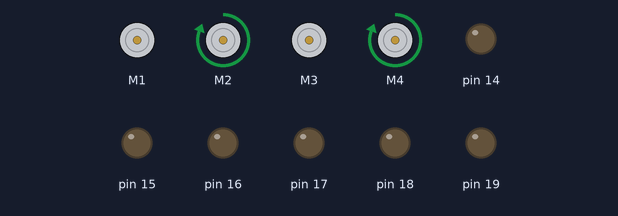
Recording of a sketch running on a simulated Arduino Uno, built with avr-gcc and run on an emulated ATmega328P. Shown: 4 × DC motor (green arrow = forward, orange = backward, longer = faster), output pins drawn as LEDs (lit = HIGH).

Above: at 0.1 s.
Timing chart, 0 to 1.6 s (numbered marks = the images above):
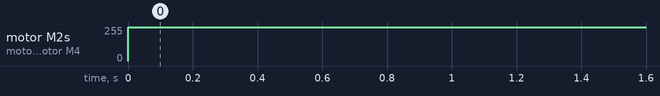

The sketch:

full_on.ino
```cpp
#include <AFMotor.h>

AF_DCMotor motor1(1);
AF_DCMotor motor2(2);
AF_DCMotor motor3(3);
AF_DCMotor motor4(4);

char bt='S';
void setup()
{
  Serial.begin(9600);

  pinMode(14,OUTPUT);
  pinMode(15,OUTPUT);
  pinMode(16,OUTPUT);
  pinMode(17,OUTPUT);
  pinMode(18,OUTPUT);
  pinMode(19,OUTPUT);

  motor1.setSpeed(255);
  motor2.setSpeed(255);
  motor3.setSpeed(255);
  motor4.setSpeed(255);
  Stop();
}


void loop() {

}

void Stop() {
  motor1.run(RELEASE);
  motor3.run(RELEASE);
  motor2.run(FORWARD);
  motor4.run(FORWARD);
}
```

Measured:
- by itself, motor M2, motor M4: stopped → forward 255/255 at 0.00 s
